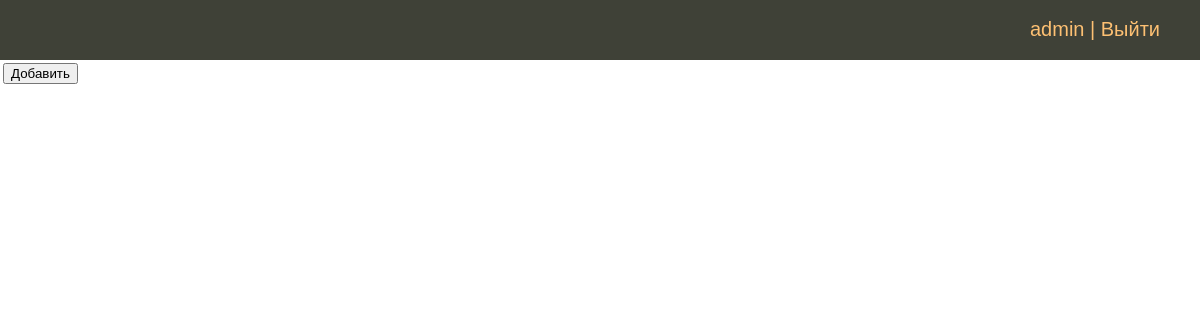
The app's page /person_list/ (signed in), older data.
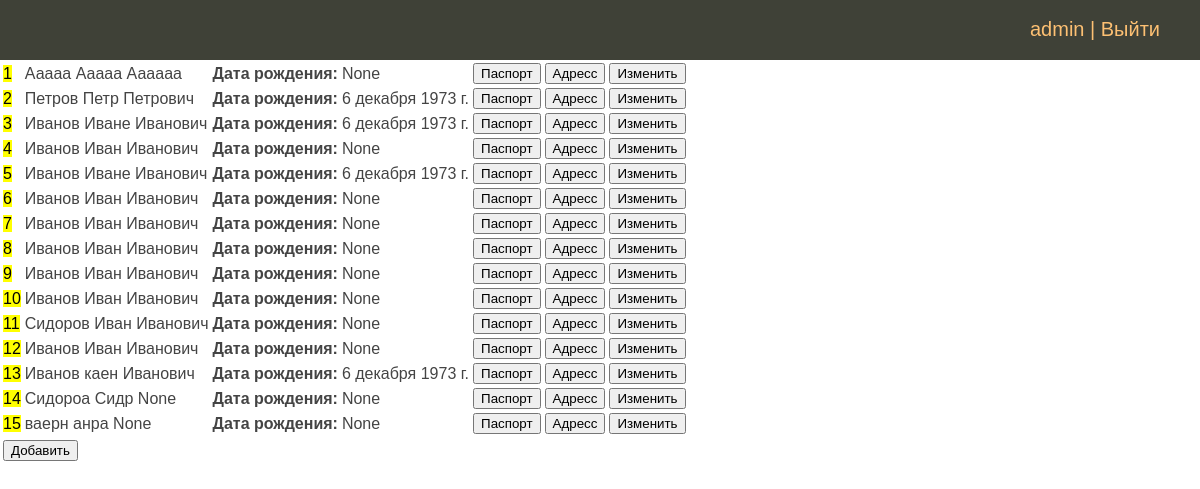
The same page, newer data.
### person/models.py (models this page shows, shortened)
class Person(models.Model):
    second_name = models.CharField(max_length=50, verbose_name='Фамилия')
    first_name = models.CharField(max_length=50, verbose_name='Имя')
    patronymic = models.CharField(max_length=50, blank=True, null=True, verbose_name='Отчество')
    date_of_bird = models.DateField(blank=True, null=True, verbose_name='Дата рождения')
    phone_number = models.IntegerField(max_length=11, blank=True, null=True, verbose_name='Телефон')
    residence_address = models.OneToOneField(ResidenceAddress, on_delete=models.CASCADE,
                                             blank=True, null=True, verbose_name='Адрес проживания')
    passport = models.OneToOneField(Passport, on_delete=models.CASCADE,
                                    blank=True, null=True, verbose_name='паспортные данные')
    class Meta:
        verbose_name = 'ФИО'
        verbose_name_plural = 'ФИО'

### person/views.py (the view)
# urls.py: path('person_list/', views.PersonView.as_view(), name='person_list'),
class PersonView(ListView):
    model = Person
    template_name = 'person/person_list.html'

### person/templates/person/person_list.html
{% extends 'sobnushdi/base.html' %}
{% block content %}
{% if request.user.is_authenticated %}
<table>
{% for p in object_list %}
    <tr>
        <td><mark>{{ p.pk }}</mark></td>
        <td>{{ p.second_name }} {{ p.first_name }} {{ p.patronymic }}</td>
        <td><b>Дата рождения:</b></td><td> {{ p.date_of_bird }}</td>
        <td><form action="{% url 'passport_mod' pk=p.pk %}">
                <button type="submit">Паспорт</button>
            </form>
        </td>
        <td><form action="{% url 'person_mod' pk=p.pk %}">
                <button type="submit">Адресс</button>
            </form>
        </td>
        <td>
            <form action="{% url 'person_mod' pk=p.pk %}">
                <button type="submit">Изменить</button>
            </form>
        </td>
</tr>
    {% endfor %}
</table>
<table>
<tr>
    <td><form action="{% url 'person_add' %}"><button type="submit">Добавить</button></form></td>
</tr>
</table>
{% else %}
<p>Авторизуйтесь</p>
 {% endif %}
{% endblock %}

### sobnushdi/templates/sobnushdi/base.html (shortened to what this page needs)
{% load static %}
<!DOCTYPE html>
    <html>
    <head>
        <link type="text/css" href="{% static 'les/css/styles.css' %}" rel="stylesheet" />
    </head>
    <body>
     {% block mainmenu %}
     <div class="header">
         <ul id="mainmenu" class="mainmenu">
             {% if request.user.is_authenticated %}
             <li class="last">{{ user.username }} | <a href="{% url 'logout' %}">Выйти</a></li>
             {% else %}
            <li class="last"><a href="{% url 'register' %}">Регистрация</a> | <a href="{% url 'login' %}">Войти</a></li>
             {% endif %}
         </ul>
     </div>
     {% endblock %}
        {% block content  %}
        {% endblock %}
    </body>
    </html>

### sobnushdi/static/les/css/styles.css (style rules this page uses)
html, body { font-family: 'Arial'; margin: 0; padding: 0; height: 100%; width: 100%; color: #444; }
a { color: #0059b2; text-decoration: none; }
.header { background: #3F4137; height: 60px; }
ul.mainmenu { list-style: none; margin: 0; padding: 0; height: 60px; color: #fdc073; font-size: 20px; overflow: hidden; }
ul.mainmenu li { float: left; margin: 18px 40px 0 30px; }
ul.mainmenu li.last { float: right; }
ul.mainmenu li a { color: #fdc073; text-decoration: none; }

Row changes from the older to the newer data that the page shows:
added Person: pk "1", second_name "Ааааа", first_name "Ааааа", patronymic "Аааааа", date_of_bird "None"
added Person: pk "2", second_name "Петров", first_name "Петр", patronymic "Петрович", date_of_bird "6 декабря 1973 г."
added Person: pk "3", second_name "Иванов", first_name "Иванe", patronymic "Иванович", date_of_bird "6 декабря 1973 г."
added Person: pk "4", second_name "Иванов", first_name "Иван", patronymic "Иванович", date_of_bird "None"
added Person: pk "5", second_name "Иванов", first_name "Иванe", patronymic "Иванович", date_of_bird "6 декабря 1973 г."
added Person: pk "6", second_name "Иванов", first_name "Иван", patronymic "Иванович", date_of_bird "None"
added Person: pk "7", second_name "Иванов", first_name "Иван", patronymic "Иванович", date_of_bird "None"
added Person: pk "8", second_name "Иванов", first_name "Иван", patronymic "Иванович", date_of_bird "None"
added Person: pk "9", second_name "Иванов", first_name "Иван", patronymic "Иванович", date_of_bird "None"
added Person: pk "10", second_name "Иванов", first_name "Иван", patronymic "Иванович", date_of_bird "None"
added Person: pk "11", second_name "Сидоров", first_name "Иван", patronymic "Иванович", date_of_bird "None"
added Person: pk "12", second_name "Иванов", first_name "Иван", patronymic "Иванович", date_of_bird "None"
added Person: pk "13", second_name "Иванов", first_name "каен", patronymic "Иванович", date_of_bird "6 декабря 1973 г."
added Person: pk "14", second_name "Сидороа", first_name "Сидр", patronymic "None", date_of_bird "None"
added Person: pk "15", second_name "ваерн", first_name "анра", patronymic "None", date_of_bird "None"
